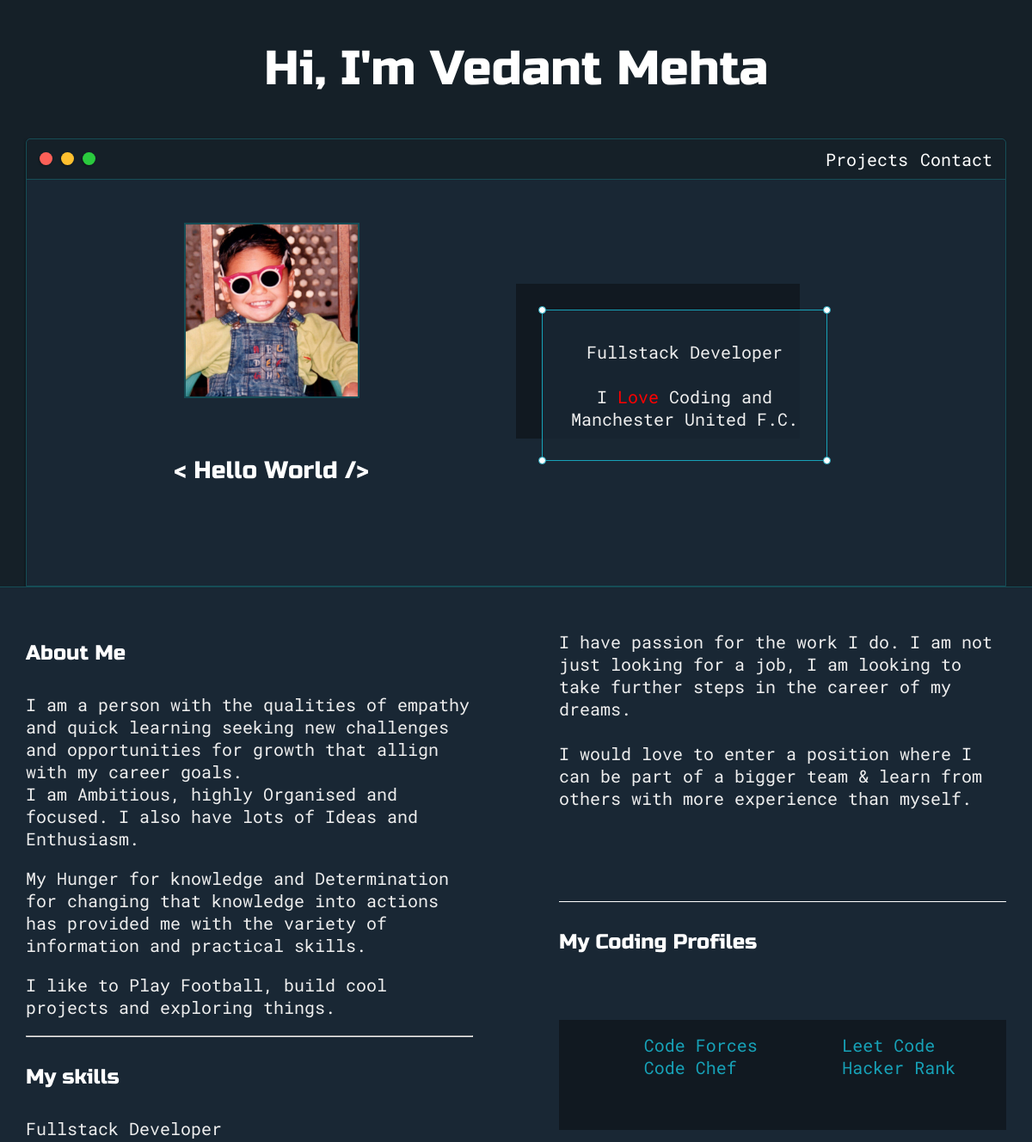
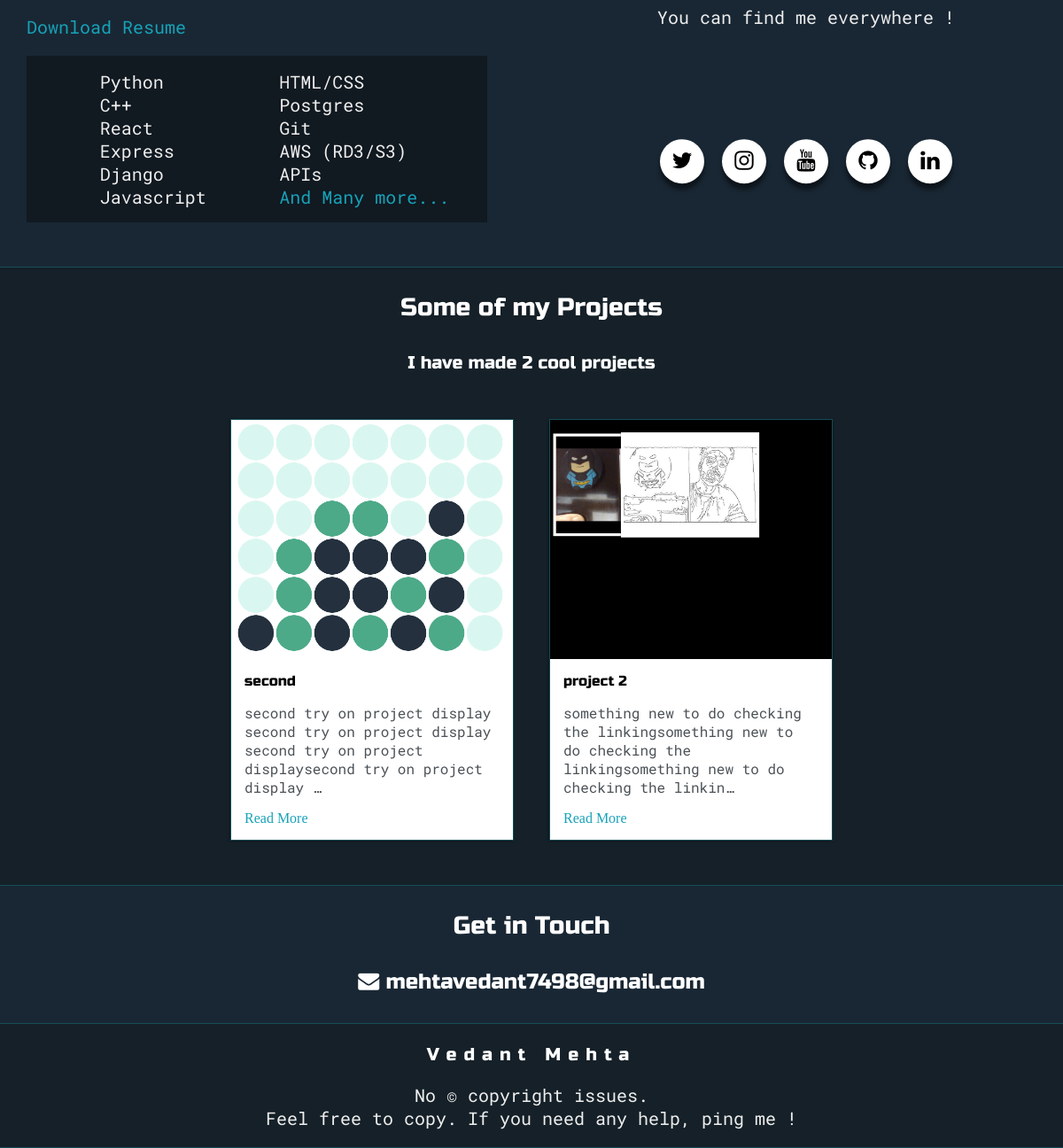
The page / on the database its author committed (2 pictures, top to bottom).
### projects/models.py (models this page shows, shortened)
class Project(models.Model):
    title=models.CharField(max_length=100)
    description=models.TextField()
    imageone=models.ImageField(upload_to='projects/images',blank=True)
    imagetwo=models.ImageField(upload_to='projects/images',blank=True)
    technologies=models.TextField()
    url=models.URLField(blank=True)

### projects/views.py (the view)
# urls.py: 2. Add a URL to urlpatterns:  path('', views.home, name='home')
def home(request):
    projects=Project.objects.all()
    return render(request,'projects/index.html',  { 'projects':projects } )

### projects/templates/projects/index.html (shortened to what this page needs)
{% load static %}
<!DOCTYPE html>
<html lang="en">
  <head>
    <link rel="stylesheet" href="{% static 'projects/default.css' %}" />
    <link
      rel="stylesheet"
      href="https://cdnjs.cloudflare.com/ajax/libs/font-awesome/4.7.0/css/font-awesome.min.css"
    />
    <link rel="stylesheet" href="" />
  </head>
  <body>
    <section class="s1">
      <div class="main-container">
        <div class="greeting-wrapper">
          <h1>Hi, I'm Vedant Mehta</h1>
        </div>
        <div class="intro-wrapper">
          <div class="nav-wrapper">
            <div class="dots-wrapper">
              <div id="dot-red" class="browser-dot"></div>
              <div id="dot-yellow" class="browser-dot"></div>
              <div id="dot-green" class="browser-dot"></div>
            </div>
            <ul id="navigation">
              <li><a href="#projects">Projects</a></li>
              <li><a href="#contact">Contact</a></li>
            </ul>
          </div>
          <div class="left-column">
            <img
              id="profile"
              src="{% static 'projects/profile.jpg' %}"
              alt="profile photo"
            />
            <h3 style="text-align: center; line-height: 4;">
              < Hello World />
            </h3>
          </div>
          <div class="right-column">
            <div class="preview-shadow">
              <div id="preview">
                <div id="corner-tl" class="corner"></div>
                <div id="corner-tr" class="corner"></div>
                <p>
                  Fullstack Developer <br /><br />
                  I <span style="color: red;"> Love </span> Coding and <br />
                  Manchester United F.C.
                </p>
                <div id="corner-bl" class="corner"></div>
                <div id="corner-br" class="corner"></div>
              </div>
            </div>
          </div>
        </div>
      </div>
    </section>
    <section class="s2">
      <div class="main-container">
        <div class="about-wrapper">
          <div class="about-me">
            <h4>About Me</h4>
            <p>
              I am a person with the qualities of empathy and quick learning
              seeking new challenges and opportunities for growth that allign
              with my career goals.
              <br>
              I am Ambitious, highly Organised
              and focused. I also have lots of Ideas and Enthusiasm.
            </p>
            <p>
              My Hunger for knowledge and Determination for changing that
              knowledge into actions has provided me with the variety of
              information and practical skills.
            </p>
            <p>
              I like to Play Football, build cool projects and exploring things.
            </p>
            <hr />
            <h4>My skills</h4>
            <p>Fullstack Developer</p>
            <p>
              <a
                href="{% static 'projects/vedant_resume.pdf' %}"
                target="_blank"
              >
                Download Resume</a
              >
            </p>
            <div id="skills">
              <ul>
                <li>Python</li>
                <li>C++</li>
                <li>React</li>
                <li>Express</li>
                <li>Django</li>
                <li>Javascript</li>
              </ul>
              <ul>
                <li>HTML/CSS</li>
                <li>Postgres</li>
                <li>Git</li>
                <li>AWS (RD3/S3)</li>
                <li>APIs</li>
                <li><a class="many">And Many more...</a></li>
              </ul>
            </div>
          </div>
          <div class="social-links">
            <p>
              I have passion for the work I do. I am not just looking for a job,
              I am looking to take further steps in the career of my dreams.
              <br /><br />
              I would love to enter a position where I can be part of a bigger
              team & learn from others with more experience than myself.
            </p>
            <div style="border-bottom: 1px solid white;"></div>
            <h4>My Coding Profiles</h4>
            <div id="skills">
              <ul>
                <li><a href="http://codeforces.com/profile/vedant74" target="_blank">Code Forces</a></li>
                <li><a href="https://www.codechef.com/users/vedant74" target="_blank">Code Chef</a></li>
              </ul>
              <ul>
                <li><a href="https://leetcode.com/vedantmehta74/" target="_blank">Leet Code</a></li>
                <li><a href="https://www.hackerrank.com/mehtavedant7498" target="_blank">Hacker Rank</a></li>
              </ul>
            </div>
            <p style="text-align: center;">You can find me everywhere !</p>
            <br />
            <div class="social-menu">
              <ul>
                <li>
                  <a href="https://twitter.com/vedantmehta777" target="_blank"><i class="fa fa-twitter"></i></a>
                </li>
                <li>
                  <a href="https://www.instagram.com/this.vedant/" target="_blank"><i class="fa fa-instagram"></i></a>
                </li>
                <li>
                  <a href="https://www.youtube.com/channel/UC1Y80rlbPBFZ-j2FAs3RQvw?view_as=subscriber" target="_blank"><i class="fa fa-youtube"></i></a>
                </li>
                <li>
                  <a href="https://github.com/Debu07" target="_blank"><i class="fa fa-github"></i></a>
                </li>
                <li>
                  <a href="https://www.linkedin.com/in/knowledge-engineer/" target="_blank"><i class="fa fa-linkedin"></i></a>
                </li>
              </ul>
            </div>
          </div>
        </div>
      </div>
    </section>
    <section class="s1">
      <div id="projects" class="main-container">
        <h3 style="text-align: center;">Some of my Projects</h3>
        <h5 style="text-align: center;">
          I have made {{ projects.count }} cool
          project{{projects.count|pluralize}}
        </h5>
        <br />
        <div class="post-wrapper">
          {% for project in projects %}
          <div>
            <div id="post" class="post">
              <img
                class="thumbnail"
                src="{{project.imageone.url}}"
                alt="project image"
              />
              <div class="post-preview">
                <h6 class="post-title">{{project.title}}</h6>
                <p name="p" class="post-intro">
                  {{project.description|truncatechars:120}}
                </p>
                <a
                  href="{% url 'projects:detail' project.id %}"
                  rel="noopener noreferrer"
                  >Read More</a
                >
              </div>
            </div>
          </div>
          {% endfor %}
        </div>
      </div>
    </section>
    <section class="s2">
      <div id="contact" class="main-container">
        <h3 style="text-align: center;">Get in Touch</h3>
        <div class="get-in-touch">
          <h4><i class="fa fa-envelope"></i> mehtavedant7498@gmail.com</h4>
        </div>
      </div>
    </section>
    <section class="s1">
      <div class="main-container">
        <div class="footer">
          <p name="p" style="letter-spacing: 0.5rem;">
            <strong> Vedant Mehta</strong>
          </p>
          <p>
            No &copy; copyright issues. <br />
            Feel free to copy. If you need any help, ping me !
          </p>
        </div>
      </div>
    </section>
  </body>
</html>

### rows shown on the page
Project: imageone (picture), title "second", description "second try on project display second try on project display second try on project displaysecond try on project display …"
Project: imageone (picture), title "project 2", description "something new to do checking the linkingsomething new to do checking the linkingsomething new to do checking the linkin…"

### other values the page prints
{{ projects.count }} "2"
